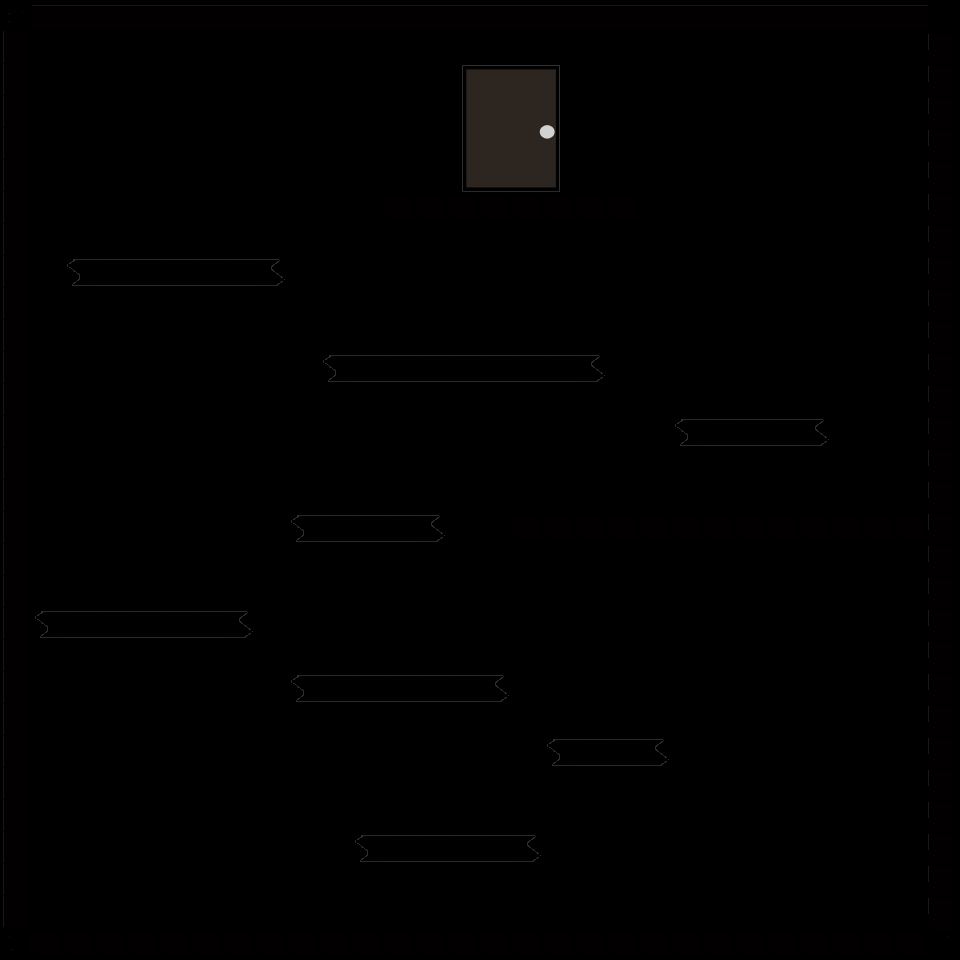

Below is a game level as drawn by its tile map, then a one-line description and the .tmx that defines it (tile-layer data replaced by summaries):
An orthogonal 30x30 tile map with 32x32 px tiles, 3 tile layers (level, door, platforms).

<map version="1.0" orientation="orthogonal" width="30" height="30" tilewidth="32" tileheight="32">
 <tileset firstgid="1" name="TileSet" tilewidth="32" tileheight="32">
  <image source="../TileSet.png" width="128" height="256" />
 </tileset>
 <layer name="level" width="30" height="30">
  <data>[900 cells, 137 non-empty, 8 distinct tile ids]</data>
 </layer>
 <layer name="door" width="30" height="30">
  <data>[900 cells, 16 non-empty, 16 distinct tile ids]</data>
 </layer>
 <layer name="platforms" width="30" height="30">
  <data>[900 cells, 50 non-empty, 3 distinct tile ids]</data>
 </layer>
</map>
